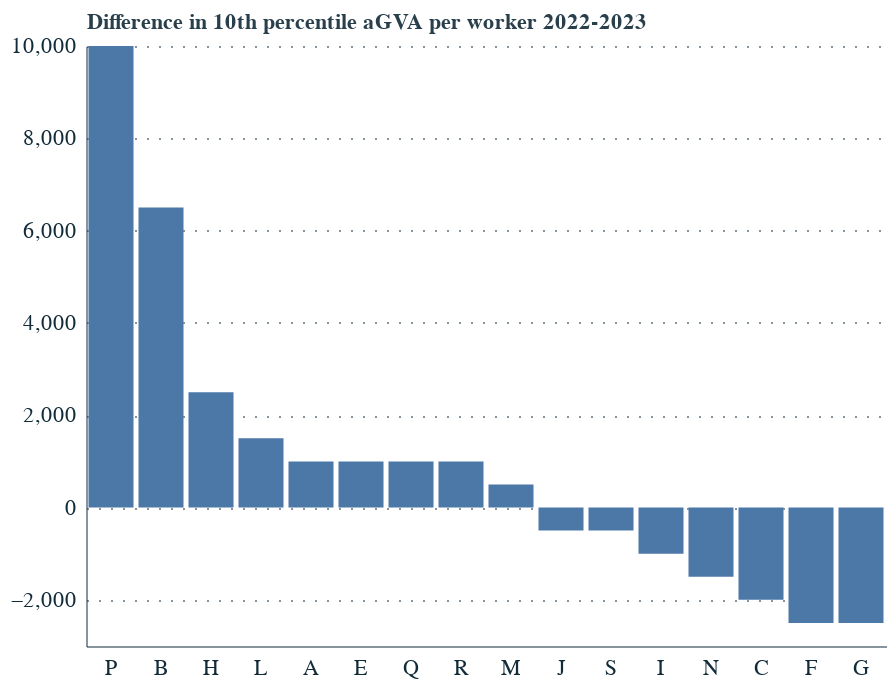

The notebook cell saved with this chart:
### Code cell
#Plot the 10th percentile across industries
industry_p10 = firm_level_prod_industry[firm_level_prod_industry['Decile'].isin(['P10'])]
industry_p10['aGVA per worker (£) KP EW'] = pd.to_numeric(industry_p10['aGVA per worker (£) KP EW'], errors='coerce')
industry_p10['ln_aGVA_per_worker'] = industry_p10['aGVA per worker (£) KP EW'].apply(np.log)
industry_p10['percent change in aGVA_per_worker'] = industry_p10.groupby('Industry')['aGVA per worker (£) KP EW'].pct_change() * 100
industry_p10['Difference in aGVA_per_worker'] = industry_p10.groupby('Industry')['aGVA per worker (£) KP EW'].diff()
industry_p10_2023 = industry_p10[industry_p10['Year'] == 2023]

# Section D massive outlier so remove from chart
industry_p10_2023 = industry_p10_2023[industry_p10_2023['Industry'] != 'D']

chart = alt.Chart(industry_p10_2023).mark_bar().encode(
    x=alt.X('Industry:N', sort='-y'),
    y=alt.Y('percent change in aGVA_per_worker:Q', title='Percent change in 10th percentile aGVA per worker 2022-2023'),
    tooltip=['Year:O','Industry:N','percent change in aGVA_per_worker:Q']
)
chart = alt.Chart(industry_p10_2023).mark_bar().encode(
    x=alt.X('Industry:N', sort='-y'),
    y=alt.Y('Difference in aGVA_per_worker:Q', title='Difference in 10th percentile aGVA per worker 2022-2023'),
    tooltip=['Year:O','Industry:N','Difference in aGVA_per_worker:Q']
)
chart

### Figure 1 — Vega-Lite specification as saved in the notebook (floating-point values rounded to 4 significant figures)
{"config": {"font": "Circular Std", "mark": {"line": {"interpolate": "linear"}}, "view": {"stroke": "transparent", "width": 400, "height": 300}, "range": {"category": ["#179fdb", "#e6224b", "#f4c245", "#122b39", "#eb5c2e", "#36b7b4"], "diverging": ["#E6224B", "#E54753", "#C9C9C9", "#179FDB", "#122B39"], "heatmap": ["#C9C9C9", "#179FDB", "#0063AF", "#122B39"], "ordinal": ["#00A767", "#36B7B4", "#179FDB", "#0063AF", "#243B5A"]}, "axisX": {"labelColor": "#122b39", "tickColor": "#122b39", "domainColor": "#122b39", "domainOpacity": 0.5, "gridOpacity": 0, "labelFont": "Circular Std", "labelAngle": 0, "labelAlign": "center", "labelFontSize": 11, "labelPadding": 5, "tickCount": 10, "tickSize": 0, "title": ""}, "axisY": {"labelColor": "#122b39", "labelFont": "Circular Std", "tickColor": "#122b39", "domainColor": "#122b39", "gridColor": "#122b39", "gridDash": [1, 5], "gridOpacity": 0.5, "labelPadding": 5, "labelFontSize": 11, "domainOpacity": 0.5, "tickSize": 0, "title": null, "titleAlign": "left", "titleAngle": 0, "titleBaseline": "bottom", "titleColor": "#122b39", "titleOpacity": 0.9, "titleX": 0, "titleY": -7}}, "data": {"name": "data-aa499e783694074bdb92d4193f7bc81a"}, "mark": {"type": "bar"}, "encoding": {"tooltip": [{"field": "Year", "type": "ordinal"}, {"field": "Industry", "type": "nominal"}, {"field": "Difference in aGVA_per_worker", "type": "quantitative"}], "x": {"field": "Industry", "sort": "-y", "type": "nominal"}, "y": {"field": "Difference in aGVA_per_worker", "title": "Difference in 10th percentile aGVA per worker 2022-2023", "type": "quantitative"}}, "$schema": "https://vega.github.io/schema/vega-lite/v5.20.1.json", "datasets": {"data-aa499e783694074bdb92d4193f7bc81a": [{"Year": 2023, "Industry": "A", "Decile": "P10", "aGVA per worker (£) KP EW": 1000.0, "ln_aGVA_per_worker": 6.908, "percent change in aGVA_per_worker": null, "Difference in aGVA_per_worker": 1000.0}, {"Year": 2023, "Industry": "B", "Decile": "P10", "aGVA per worker (£) KP EW": 45000.0, "ln_aGVA_per_worker": 10.71, "percent change in aGVA_per_worker": 16.88, "Difference in aGVA_per_worker": 6500.0}, {"Year": 2023, "Industry": "C", "Decile": "P10", "aGVA per worker (£) KP EW": 19500.0, "ln_aGVA_per_worker": 9.878, "percent change in aGVA_per_worker": -9.302, "Difference in aGVA_per_worker": -2000.0}, {"Year": 2023, "Industry": "E", "Decile": "P10", "aGVA per worker (£) KP EW": 33500.0, "ln_aGVA_per_worker": 10.42, "percent change in aGVA_per_worker": 3.077, "Difference in aGVA_per_worker": 1000.0}, {"Year": 2023, "Industry": "F", "Decile": "P10", "aGVA per worker (£) KP EW": 13500.0, "ln_aGVA_per_worker": 9.51, "percent change in aGVA_per_worker": -15.62, "Difference in aGVA_per_worker": -2500.0}, {"Year": 2023, "Industry": "G", "Decile": "P10", "aGVA per worker (£) KP EW": 8000.0, "ln_aGVA_per_worker": 8.987, "percent change in aGVA_per_worker": -23.81, "Difference in aGVA_per_worker": -2500.0}, {"Year": 2023, "Industry": "H", "Decile": "P10", "aGVA per worker (£) KP EW": 17000.0, "ln_aGVA_per_worker": 9.741, "percent change in aGVA_per_worker": 17.24, "Difference in aGVA_per_worker": 2500.0}, {"Year": 2023, "Industry": "I", "Decile": "P10", "aGVA per worker (£) KP EW": 5000.0, "ln_aGVA_per_worker": 8.517, "percent change in aGVA_per_worker": -16.67, "Difference in aGVA_per_worker": -1000.0}, {"Year": 2023, "Industry": "J", "Decile": "P10", "aGVA per worker (£) KP EW": 7500.0, "ln_aGVA_per_worker": 8.923, "percent change in aGVA_per_worker": -6.25, "Difference in aGVA_per_worker": -500.0}, {"Year": 2023, "Industry": "L", "Decile": "P10", "aGVA per worker (£) KP EW": 10500.0, "ln_aGVA_per_worker": 9.259, "percent change in aGVA_per_worker": 16.67, "Difference in aGVA_per_worker": 1500.0}, {"Year": 2023, "Industry": "M", "Decile": "P10", "aGVA per worker (£) KP EW": 7500.0, "ln_aGVA_per_worker": 8.923, "percent change in aGVA_per_worker": 7.143, "Difference in aGVA_per_worker": 500.0}, {"Year": 2023, "Industry": "N", "Decile": "P10", "aGVA per worker (£) KP EW": 6500.0, "ln_aGVA_per_worker": 8.78, "percent change in aGVA_per_worker": -18.75, "Difference in aGVA_per_worker": -1500.0}, {"Year": 2023, "Industry": "P", "Decile": "P10", "aGVA per worker (£) KP EW": 1000.0, "ln_aGVA_per_worker": 6.908, "percent change in aGVA_per_worker": -111.1, "Difference in aGVA_per_worker": 10000.0}, {"Year": 2023, "Industry": "Q", "Decile": "P10", "aGVA per worker (£) KP EW": 1000.0, "ln_aGVA_per_worker": 6.908, "percent change in aGVA_per_worker": null, "Difference in aGVA_per_worker": 1000.0}, {"Year": 2023, "Industry": "R", "Decile": "P10", "aGVA per worker (£) KP EW": 1000.0, "ln_aGVA_per_worker": 6.908, "percent change in aGVA_per_worker": null, "Difference in aGVA_per_worker": 1000.0}, {"Year": 2023, "Industry": "S", "Decile": "P10", "aGVA per worker (£) KP EW": -5000.0, "ln_aGVA_per_worker": null, "percent change in aGVA_per_worker": 11.11, "Difference in aGVA_per_worker": -500.0}]}}
